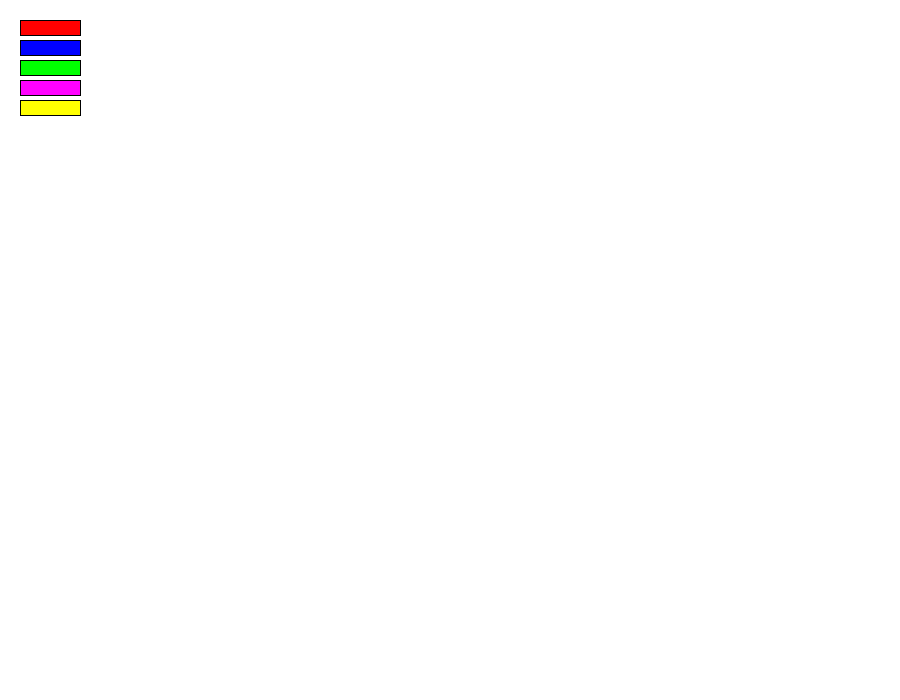
Frame 1 (no input)
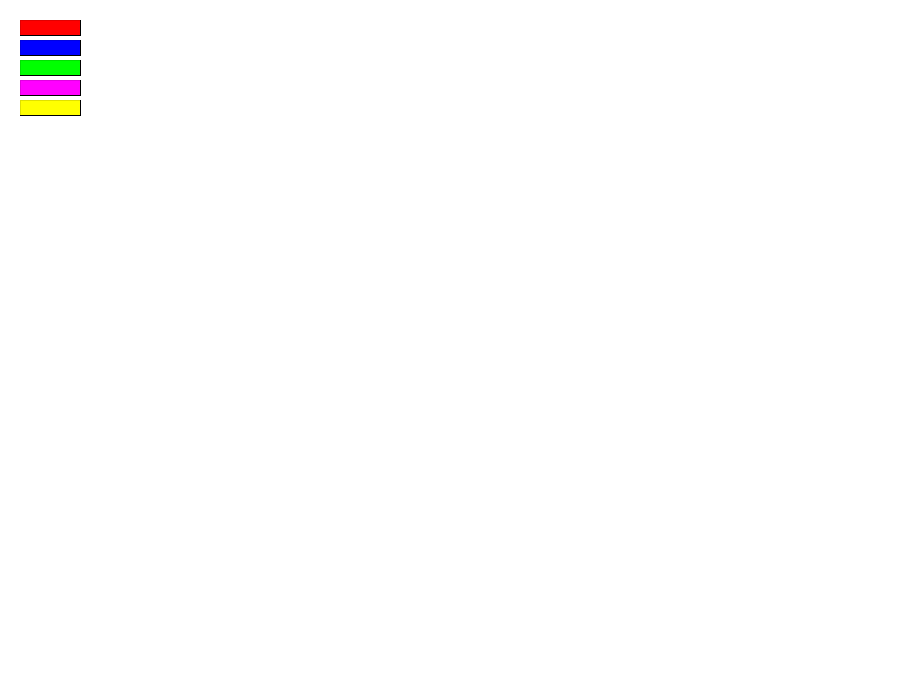
Frame 60 (the mouse pressed at the canvas centre just before this capture)
Frame 120 (the mouse held since frame 60 and released just before this capture): identical to frame 60, image omitted

The Processing sketch that drew these frames (run headless with seeded random() and noise(); from frame 60 on, the mouse is pressed at the canvas centre):

// Processing sketch: processing_73893
// ── processing_73893.pde

int disperse1 = 0;
int disperse2 = 0;
int bREDx =20; 
int bREDy =20;
int bBLUEx = 20;
int bBLUEy = 40;
int bGREENx = 20;
int bGREENy = 60;
int insideRED = -1;
int insideBLUE = -1;
int insideGREEN = -1;
int bPURPLEx = 20;
int bPURPLEy = 80;
int insidePURPLE = -1;
int bYELLOWx = 20;
int bYELLOWy = 100;
int insideYELLOW = -1;

void setup() {
  size(900, 700);
  smooth();
  background(255);
}

void draw() {
  frameRate(100);
  //button icons
  fill(255, 0, 0);
  rect(bREDx, bREDy, 60, 15);//red button
  fill(0, 0, 255);
  rect(bBLUEx, bBLUEy, 60, 15);//blue button
  fill(0, 255, 0);
  rect(bGREENx, bGREENy, 60, 15);//green button
  fill(255, 0, 255);
  rect(bPURPLEx, bPURPLEy, 60, 15);//purple button
  fill(255, 255, 0);
  rect(bYELLOWx, bYELLOWy, 60, 15);//yellow






  float rSize = random(-30, 30);//arc size
  float r2 = random(0, 255);
  float r3 = random(0, 255);
  float r4 = random(0, 255);
  int R1 =  int(random(100, 255));//high colors
  float yellow = random(0,100);//special yellow



  fill(r2, r3, r4);
  strokeWeight(0);
  //fills for circles related to buttons pressed
  if (insideRED==1) 
  {
    fill(R1, 0, 0);
  }
  if (insideBLUE==1) {
    fill(0, 0, R1);
  }
  if (insideGREEN==1) {
    fill(0, R1, 0);
  }
  if (insidePURPLE==1) {
    fill(R1, 0, R1);
  }
  if (insideYELLOW==1) {
    fill(255, 255, yellow);
  }



  //triggers for flashing

  if (insideRED==1) {
    rect(bREDx, bREDy, 60, 15);
  }
  if (insideBLUE==1) {
    rect(bBLUEx, bBLUEy, 60, 15);
  }
  if (insideGREEN==1) {
    rect(bGREENx, bGREENy, 60, 15);
  }
  if (insidePURPLE==1) {
    rect(bPURPLEx, bPURPLEy, 60, 15);
  }
  if (insideYELLOW==1) {
    rect(bYELLOWx, bYELLOWy, 60, 15);
  }

  if (keyPressed && key==' ') {
    background(255);
  }





  //mouse pressed
  if (mousePressed==true && mouseButton == LEFT) {

    arc(mouseX, mouseY, rSize, rSize, 0, 2*PI);
  }
  if (mousePressed==true && mouseButton == RIGHT) {

    disperse1 = int(random(-40, 40));
    disperse2 = int(random(-40, 40));
    disperse1 = disperse1 +30;
    disperse2 = disperse2 +30;

    arc(mouseX+disperse1, mouseY+disperse2, rSize, rSize, 0, 2*PI);
  }
}


void mousePressed() {
  if (!(((mouseX > ( bREDx+60))||(mouseY > (bREDy+15)))||((mouseX < bREDx)||(mouseY < bREDy))))
  {
    insideRED=insideRED*-1;
    insideBLUE = -1;
    insideGREEN = -1;
    insidePURPLE = -1;
    insideYELLOW = -1;
  }
  if (!(((mouseX > ( bBLUEx+60))||(mouseY > (bBLUEy+15)))||((mouseX < bBLUEx)||(mouseY < bBLUEy))))
  {
    insideBLUE=insideBLUE*-1;
    insideRED=-1;
    insideGREEN = -1;
    insidePURPLE=-1;
    insideYELLOW=-1;
  }
  if (!(((mouseX > ( bGREENx+60))||(mouseY > (bGREENy+15)))||((mouseX < bGREENx)||(mouseY < bGREENy))))
  {
    insideGREEN=insideGREEN*-1;
    insideRED=-1;
    insideBLUE=-1;
    insidePURPLE=-1;
    insideYELLOW=-1;
  }
  if (!(((mouseX > ( bPURPLEx+60))||(mouseY > (bPURPLEy+15)))||((mouseX < bPURPLEx)||(mouseY < bPURPLEy))))
  {
    insidePURPLE=insidePURPLE*-1;
    insideRED=-1;
    insideBLUE=-1;
    insideGREEN=-1;
    insideYELLOW =-1;
  }
  if (!(((mouseX > ( bYELLOWx+60))||(mouseY > (bYELLOWy+15)))||((mouseX < bYELLOWx)||(mouseY < bYELLOWy))))
  {
    insideYELLOW=insideYELLOW=1;
    insideRED=-1;
    insideBLUE=-1;
    insideGREEN=-1;
    insidePURPLE=-1;
  }
}
